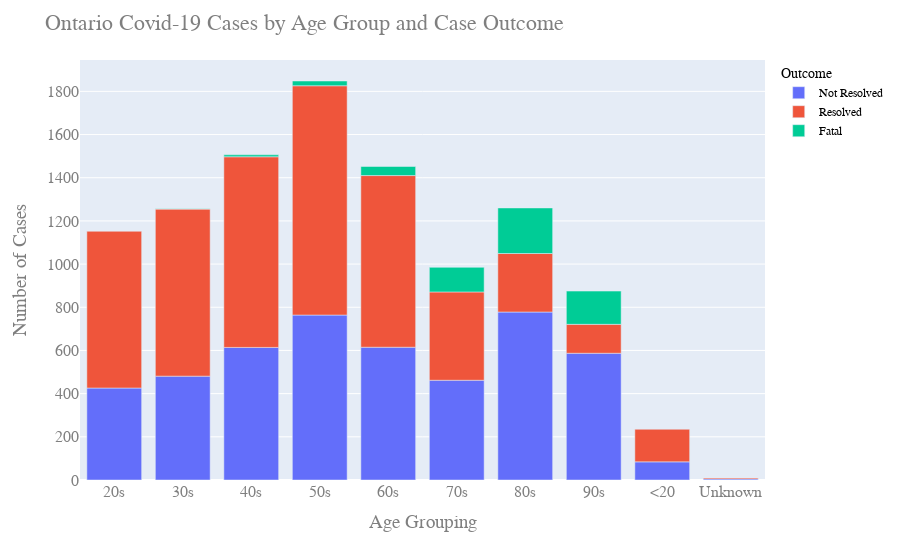

Notebook cell for this chart:
### Code cell
figage = px.bar(df2, x="Age_Group", y="Cases", color='Outcome')
figage.update_layout(
    title="Ontario Covid-19 Cases by Age Group and Case Outcome",
    xaxis_title="Age Grouping",
    yaxis_title="Number of Cases",
    font=dict(
        family="Courier New, monospace",
        size=16,
        color="#7f7f7f"
    ),
    legend=dict(
        font=dict(
            family="sans-serif",
            size=12,
            color="black"
        )
    )
)
figage.show()
figage.write_html("Ontariobarage.html")

### Figure 1 — Plotly figure (JSON) as saved in the notebook; plotly's stock layout.template omitted (floating-point values rounded to 4 significant figures)
{"data": [{"alignmentgroup": "True", "hoverlabel": {"namelength": 0}, "hovertemplate": "Outcome=Not Resolved<br>Age_Group=%{x}<br>Cases=%{y}", "legendgroup": "Not Resolved", "marker": {"color": "#636efa"}, "name": "Not Resolved", "offsetgroup": "Not Resolved", "orientation": "v", "showlegend": true, "textposition": "auto", "type": "bar", "x": ["20s", "30s", "40s", "50s", "60s", "70s", "80s", "90s", "<20", "Unknown"], "xaxis": "x", "y": [426, 481, 614, 764, 615, 462, 778, 587, 84, 5], "yaxis": "y"}, {"alignmentgroup": "True", "hoverlabel": {"namelength": 0}, "hovertemplate": "Outcome=Resolved<br>Age_Group=%{x}<br>Cases=%{y}", "legendgroup": "Resolved", "marker": {"color": "#EF553B"}, "name": "Resolved", "offsetgroup": "Resolved", "orientation": "v", "showlegend": true, "textposition": "auto", "type": "bar", "x": ["20s", "30s", "40s", "50s", "60s", "70s", "80s", "90s", "<20", "Unknown"], "xaxis": "x", "y": [726, 774, 883, 1062, 795, 409, 271, 134, 151, 4], "yaxis": "y"}, {"alignmentgroup": "True", "hoverlabel": {"namelength": 0}, "hovertemplate": "Outcome=Fatal<br>Age_Group=%{x}<br>Cases=%{y}", "legendgroup": "Fatal", "marker": {"color": "#00cc96"}, "name": "Fatal", "offsetgroup": "Fatal", "orientation": "v", "showlegend": true, "textposition": "auto", "type": "bar", "x": ["30s", "40s", "50s", "60s", "70s", "80s", "90s"], "xaxis": "x", "y": [1, 9, 22, 42, 114, 211, 154], "yaxis": "y"}], "layout": {"barmode": "relative", "font": {"color": "#7f7f7f", "family": "Courier New, monospace", "size": 16}, "legend": {"font": {"color": "black", "family": "sans-serif", "size": 12}, "title": {"text": "Outcome"}, "tracegroupgap": 0}, "margin": {"t": 60}, "title": {"text": "Ontario Covid-19 Cases by Age Group and Case Outcome"}, "xaxis": {"anchor": "y", "domain": [0, 1], "title": {"text": "Age Grouping"}}, "yaxis": {"anchor": "x", "domain": [0, 1], "title": {"text": "Number of Cases"}}}}
